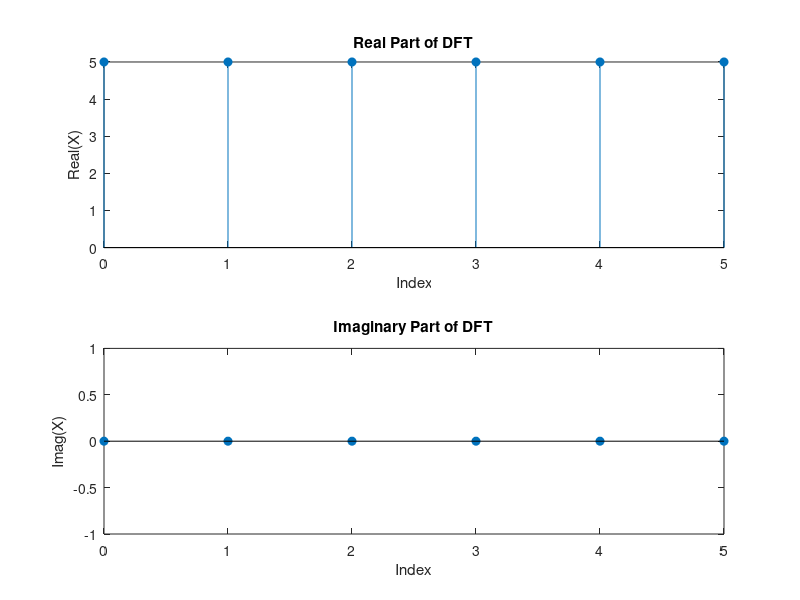

This figure's MATLAB source:
%The DFT as a Matrix Computation
disp('Enter first the signal and then the zero padding below. For some reason, the input statements are not displayed sometimes');
x=input('Enter Signal');
Z=input('Enter zero padding');
L=length(x);
N=L+Z;
xb=zeros(Z,1);
x=[x;xb];
W_N=zeros(N,N);
for i=0:N-1
    for j=0:N-1
        W_N(i+1,j+1)=exp(1j*2*pi*i*j/N);
    end
end
X=W_N*x;
disp(X);


% Plotting
n = 0:N-1;

subplot(2,1,1);
stem(n, real(X), 'filled');
title('Real Part of DFT');
xlabel('Index');
ylabel('Real(X)');

subplot(2,1,2);
stem(n, imag(X), 'filled');
title('Imaginary Part of DFT');
xlabel('Index');
ylabel('Imag(X)');